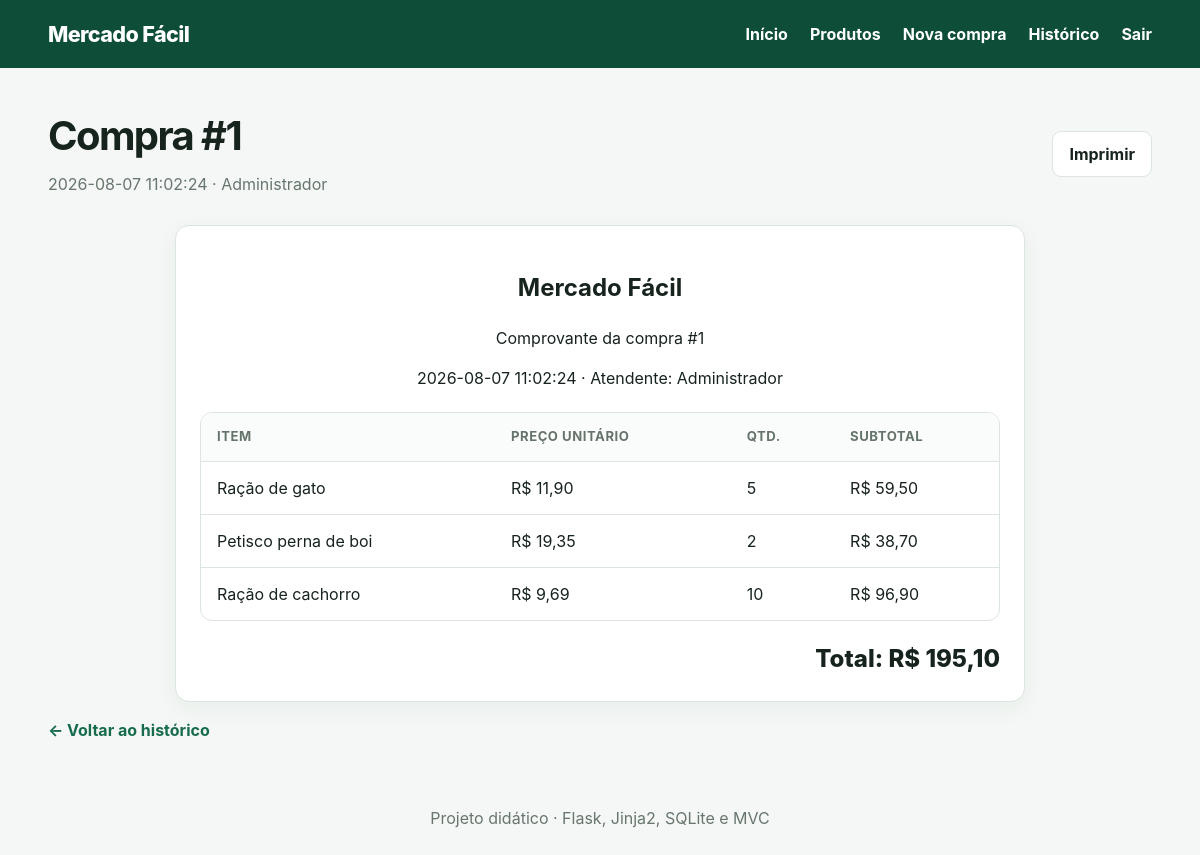
Screenshot of /compras/1 (signed in) with the database file from the repository.
### tables this page shows
CREATE TABLE compras (
    id INTEGER PRIMARY KEY AUTOINCREMENT,
    usuario_id INTEGER NOT NULL,
    total_centavos INTEGER NOT NULL CHECK (total_centavos >= 0),
    criada_em TEXT NOT NULL DEFAULT CURRENT_TIMESTAMP,
    FOREIGN KEY (usuario_id) REFERENCES usuarios(id)
);

CREATE TABLE usuarios (
    id INTEGER PRIMARY KEY AUTOINCREMENT,
    nome TEXT NOT NULL,
    usuario TEXT NOT NULL UNIQUE COLLATE NOCASE,
    senha_hash TEXT NOT NULL,
    criado_em TEXT NOT NULL DEFAULT CURRENT_TIMESTAMP
);

CREATE TABLE itens_compra (
    id INTEGER PRIMARY KEY AUTOINCREMENT,
    compra_id INTEGER NOT NULL,
    produto_id INTEGER,
    produto_nome TEXT NOT NULL,
    preco_unitario_centavos INTEGER NOT NULL,
    quantidade INTEGER NOT NULL CHECK (quantidade > 0),
    subtotal_centavos INTEGER NOT NULL,
    FOREIGN KEY (compra_id) REFERENCES compras(id) ON DELETE CASCADE,
    FOREIGN KEY (produto_id) REFERENCES produtos(id) ON DELETE SET NULL
);

### controllers/compra_controller.py (the view)
@compra_bp.get("/<int:compra_id>")
def detalhes(compra_id):
    compra = compra_model.buscar(compra_id)
    if compra is None:
        abort(404)
    return render_template("detalhes_compra.html", compra=compra,
                           itens=compra_model.listar_itens(compra_id))

### database.py (called while the page is built)
def get_db():
    if "db" not in g:
        database_path = Path(current_app.config["DATABASE"])
        database_path.parent.mkdir(parents=True, exist_ok=True)
        g.db = sqlite3.connect(database_path)
        g.db.row_factory = sqlite3.Row
        g.db.execute("PRAGMA foreign_keys = ON")
    return g.db

### models/compra.py (called while the page is built)
def buscar(compra_id):
    return get_db().execute(
        """SELECT c.*, u.nome AS usuario_nome
           FROM compras c JOIN usuarios u ON u.id = c.usuario_id WHERE c.id = ?""",
        (compra_id,),
    ).fetchone()

def listar_itens(compra_id):
    return get_db().execute(
        "SELECT * FROM itens_compra WHERE compra_id = ? ORDER BY id", (compra_id,)
    ).fetchall()

### utils.py (called while the page is built)
def formatar_moeda(centavos):
    valor = Decimal(int(centavos)) / 100
    return f"R$ {valor:,.2f}".replace(",", "X").replace(".", ",").replace("X", ".")

### templates/detalhes_compra.html (shortened to what this page needs)
{% extends "base.html" %}
{% block conteudo %}
<div class="cabecalho-pagina nao-imprimir"><div><h1>Compra #{{ compra.id }}</h1><p>{{ compra.criada_em }} · {{ compra.usuario_nome }}</p></div><button class="botao secundario" onclick="window.print()">Imprimir</button></div>
<section class="comprovante"><div class="comprovante-topo"><h2>Mercado Fácil</h2><p>Comprovante da compra #{{ compra.id }}</p><p>{{ compra.criada_em }} · Atendente: {{ compra.usuario_nome }}</p></div>
<div class="tabela-wrapper"><table><thead><tr><th>Item</th><th>Preço unitário</th><th>Qtd.</th><th>Subtotal</th></tr></thead><tbody>{% for i in itens %}<tr><td>{{ i.produto_nome }}</td><td>{{ i.preco_unitario_centavos|moeda }}</td><td>{{ i.quantidade }}</td><td>{{ i.subtotal_centavos|moeda }}</td></tr>{% endfor %}</tbody></table></div>
<div class="total-comprovante">Total: {{ compra.total_centavos|moeda }}</div></section>
<p class="nao-imprimir"><a href="{{ url_for('compra.listar') }}">← Voltar ao histórico</a></p>
{% endblock %}

### static/style.css (style rules this page uses)
:root { --verde:#176b4d;--verde-escuro:#0e4d37;--fundo:#f4f7f5;--texto:#17231d;--borda:#dce5df;--branco:#fff;--erro:#b42318 }
* { box-sizing:border-box }
body { margin:0;font-family:Inter,system-ui,-apple-system,"Segoe UI",sans-serif;background:var(--fundo);color:var(--texto);line-height:1.5 }
a { color:var(--verde);font-weight:650;text-decoration:none }
.cabecalho-pagina { display:flex;justify-content:space-between;align-items:center;gap:20px;margin-bottom:24px }
.cabecalho-pagina h1 { margin:0;font-size:clamp(1.8rem,4vw,2.5rem);letter-spacing:-.04em }
.cabecalho-pagina p,.auth-card>p { color:#68766e;margin:.35rem 0 }
.card,.painel,.auth-card,.comprovante { background:#fff;border:1px solid var(--borda);border-radius:14px;padding:24px;box-shadow:0 6px 24px rgba(20,60,40,.05) }
.botao { display:inline-flex;align-items:center;justify-content:center;border:1px solid var(--borda);border-radius:9px;padding:10px 16px;background:#fff;color:var(--texto);font:inherit;font-weight:700;cursor:pointer }
.botao.secundario { background:#fff }
.tabela-wrapper { overflow:auto;background:#fff;border:1px solid var(--borda);border-radius:12px }
table { width:100%;border-collapse:collapse;min-width:680px }
th,td { text-align:left;padding:14px 16px;border-bottom:1px solid var(--borda) }
th { font-size:.82rem;text-transform:uppercase;letter-spacing:.04em;color:#65736b;background:#fafcfb }
tbody tr:last-child td { border-bottom:0 }
.comprovante { max-width:850px;margin:auto }
.comprovante-topo { text-align:center;margin-bottom:22px }
.total-comprovante { text-align:right;font-size:1.5rem;font-weight:800;padding-top:20px }

### rows the page displays
compras: id "1", criada_em "2026-08-07 11:02:24", total_centavos|moeda "R$ 195,10"
usuarios: usuario_nome "Administrador"
itens_compra: produto_nome "Ração de gato", preco_unitario_centavos|moeda "R$ 11,90", quantidade "5", subtotal_centavos|moeda "R$ 59,50"
itens_compra: produto_nome "Petisco perna de boi", preco_unitario_centavos|moeda "R$ 19,35", quantidade "2", subtotal_centavos|moeda "R$ 38,70"
itens_compra: produto_nome "Ração de cachorro", preco_unitario_centavos|moeda "R$ 9,69", quantidade "10", subtotal_centavos|moeda "R$ 96,90"
